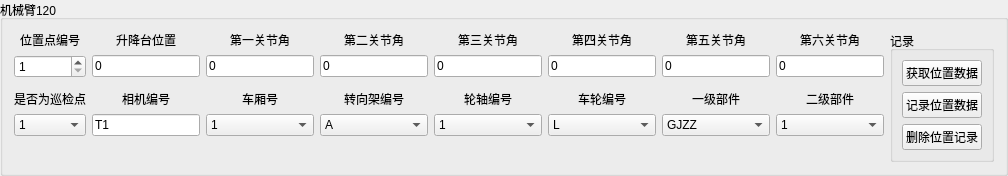
            <widget class="QGroupBox" name="groupBox_54">
             <property name="title">
              <string>机械臂120</string>
             </property>
             <layout class="QGridLayout" name="gridLayout_66">
              <item row="3" column="0">
               <widget class="QLabel" name="label_221">
                <property name="text">
                 <string>是否为巡检点</string>
                </property>
                <property name="alignment">
                 <set>Qt::AlignCenter</set>
                </property>
               </widget>
              </item>
              <item row="3" column="6">
               <widget class="QLabel" name="label_12">
                <property name="text">
                 <string>一级部件</string>
                </property>
                <property name="alignment">
                 <set>Qt::AlignCenter</set>
                </property>
               </widget>
              </item>
              <item row="0" column="7">
               <widget class="QLabel" name="label_216">
                <property name="text">
                 <string>第六关节角</string>
                </property>
                <property name="alignment">
                 <set>Qt::AlignCenter</set>
                </property>
               </widget>
              </item>
              <item row="1" column="7">
               <widget class="QLineEdit" name="Jaka_120_Point_6">
                <property name="text">
                 <string>0</string>
                </property>
               </widget>
              </item>
              <item row="0" column="6">
               <widget class="QLabel" name="label_218">
                <property name="text">
                 <string>第五关节角</string>
                </property>
                <property name="alignment">
                 <set>Qt::AlignCenter</set>
                </property>
               </widget>
              </item>
              <item row="1" column="6">
               <widget class="QLineEdit" name="Jaka_120_Point_5">
                <property name="text">
                 <string>0</string>
                </property>
               </widget>
              </item>
              <item row="0" column="4">
               <widget class="QLabel" name="label_214">
                <property name="text">
                 <string>第三关节角</string>
                </property>
                <property name="alignment">
                 <set>Qt::AlignCenter</set>
                </property>
               </widget>
              </item>
              <item row="1" column="2">
               <widget class="QLineEdit" name="Jaka_120_Point_1">
                <property name="text">
                 <string>0</string>
                </property>
               </widget>
              </item>
              <item row="1" column="1">
               <widget class="QLineEdit" name="Jaka_120_Lift">
                <property name="text">
                 <string>0</string>
                </property>
               </widget>
              </item>
              <item row="3" column="7">
               <widget class="QLabel" name="label_14">
                <property name="text">
                 <string>二级部件</string>
                </property>
                <property name="alignment">
                 <set>Qt::AlignCenter</set>
                </property>
               </widget>
              </item>
              <item row="3" column="5">
               <widget class="QLabel" name="label_11">
                <property name="text">
                 <string>车轮编号</string>
                </property>
                <property name="alignment">
                 <set>Qt::AlignCenter</set>
                </property>
               </widget>
              </item>
              <item row="0" column="2">
               <widget class="QLabel" name="label_220">
                <property name="text">
                 <string>第一关节角</string>
                </property>
                <property name="alignment">
                 <set>Qt::AlignCenter</set>
                </property>
               </widget>
              </item>
              <item row="1" column="3">
               <widget class="QLineEdit" name="Jaka_120_Point_2">
                <property name="text">
                 <string>0</string>
                </property>
               </widget>
              </item>
              <item row="0" column="3">
               <widget class="QLabel" name="label_219">
                <property name="text">
                 <string>第二关节角</string>
                </property>
                <property name="alignment">
                 <set>Qt::AlignCenter</set>
                </property>
               </widget>
              </item>
              <item row="0" column="8" rowspan="9">
               <widget class="QGroupBox" name="groupBox_59">
                <property name="title">
                 <string>记录</string>
                </property>
                <layout class="QGridLayout" name="gridLayout_71">
                 <item row="2" column="2">
                  <widget class="QPushButton" name="Delete_Point_120">
                   <property name="sizePolicy">
                    <sizepolicy hsizetype="Preferred" vsizetype="Fixed">
                     <horstretch>0</horstretch>
                     <verstretch>0</verstretch>
                    </sizepolicy>
                   </property>
                   <property name="text">
                    <string>删除位置记录</string>
                   </property>
                  </widget>
                 </item>
                 <item row="0" column="2">
                  <widget class="QPushButton" name="Current_Point_120">
                   <property name="sizePolicy">
                    <sizepolicy hsizetype="Preferred" vsizetype="Fixed">
                     <horstretch>0</horstretch>
                     <verstretch>0</verstretch>
                    </sizepolicy>
                   </property>
                   <property name="text">
                    <string>获取位置数据</string>
                   </property>
                  </widget>
                 </item>
                 <item row="1" column="2">
                  <widget class="QPushButton" name="Load_Point_120">
                   <property name="text">
                    <string>记录位置数据</string>
                   </property>
                  </widget>
                 </item>
                </layout>
               </widget>
              </item>
              <item row="3" column="4">
               <widget class="QLabel" name="label_222">
                <property name="text">
                 <string>轮轴编号</string>
                </property>
                <property name="alignment">
                 <set>Qt::AlignCenter</set>
                </property>
               </widget>
              </item>
              <item row="1" column="4">
               <widget class="QLineEdit" name="Jaka_120_Point_3">
                <property name="text">
                 <string>0</string>
                </property>
               </widget>
              </item>
              <item row="0" column="0">
               <widget class="QLabel" name="label_15">
                <property name="text">
                 <string>位置点编号</string>
                </property>
                <property name="alignment">
                 <set>Qt::AlignCenter</set>
                </property>
               </widget>
              </item>
              <item row="0" column="1">
               <widget class="QLabel" name="label_215">
                <property name="text">
                 <string>升降台位置</string>
                </property>
                <property name="alignment">
                 <set>Qt::AlignCenter</set>
                </property>
               </widget>
              </item>
              <item row="1" column="5">
               <widget class="QLineEdit" name="Jaka_120_Point_4">
                <property name="text">
                 <string>0</string>
                </property>
               </widget>
              </item>
              <item row="0" column="5">
               <widget class="QLabel" name="label_217">
                <property name="text">
                 <string>第四关节角</string>
                </property>
                <property name="alignment">
                 <set>Qt::AlignCenter</set>
                </property>
               </widget>
              </item>
              <item row="3" column="3">
               <widget class="QLabel" name="label_223">
                <property name="text">
                 <string>转向架编号</string>
                </property>
                <property name="alignment">
                 <set>Qt::AlignCenter</set>
                </property>
               </widget>
              </item>
              <item row="3" column="2">
               <widget class="QLabel" name="label_23">
                <property name="text">
                 <string>车厢号</string>
                </property>
                <property name="alignment">
                 <set>Qt::AlignCenter</set>
                </property>
               </widget>
              </item>
              <item row="1" column="0">
               <widget class="QSpinBox" name="Work_Point_Number_120">
                <property name="sizePolicy">
                 <sizepolicy hsizetype="Expanding" vsizetype="Fixed">
                  <horstretch>0</horstretch>
                  <verstretch>0</verstretch>
                 </sizepolicy>
                </property>
                <property name="minimum">
                 <number>1</number>
                </property>
                <property name="maximum">
                 <number>99999</number>
                </property>
               </widget>
              </item>
              <item row="3" column="1">
               <widget class="QLabel" name="label_90">
                <property name="text">
                 <string>相机编号</string>
                </property>
                <property name="alignment">
                 <set>Qt::AlignCenter</set>
                </property>
               </widget>
              </item>
              <item row="4" column="1">
               <widget class="QLineEdit" name="Camera_Number_120">
                <property name="text">
                 <string>T1</string>
                </property>
                <property name="readOnly">
                 <bool>true</bool>
                </property>
               </widget>
              </item>
              <item row="4" column="0">
               <widget class="QComboBox" name="Camera_120">
                <property name="sizePolicy">
                 <sizepolicy hsizetype="Expanding" vsizetype="Fixed">
                  <horstretch>0</horstretch>
                  <verstretch>0</verstretch>
                 </sizepolicy>
                </property>
                <item>
                 <property name="text">
                  <string>1</string>
                 </property>
                </item>
                <item>
                 <property name="text">
                  <string>0</string>
                 </property>
                </item>
               </widget>
              </item>
              <item row="4" column="2">
               <widget class="QComboBox" name="Car_Box_Number_120">
                <item>
                 <property name="text">
                  <string>1</string>
                 </property>
                </item>
                <item>
                 <property name="text">
                  <string>2</string>
                 </property>
                </item>
                <item>
                 <property name="text">
                  <string>3</string>
                 </property>
                </item>
                <item>
                 <property name="text">
                  <string>4</string>
                 </property>
                </item>
                <item>
                 <property name="text">
                  <string>5</string>
                 </property>
                </item>
                <item>
                 <property name="text">
                  <string>6</string>
                 </property>
                </item>
                <item>
                 <property name="text">
                  <string>7</string>
                 </property>
                </item>
                <item>
                 <property name="text">
                  <string>8</string>
                 </property>
                </item>
                <item>
                 <property name="text">
                  <string>9</string>
                 </property>
                </item>
                <item>
                 <property name="text">
                  <string>10</string>
                 </property>
                </item>
                <item>
                 <property name="text">
                  <string>11</string>
                 </property>
                </item>
                <item>
                 <property name="text">
                  <string>12</string>
                 </property>
                </item>
                <item>
                 <property name="text">
                  <string>13</string>
                 </property>
                </item>
                <item>
                 <property name="text">
                  <string>14</string>
                 </property>
                </item>
                <item>
                 <property name="text">
                  <string>15</string>
                 </property>
                </item>
                <item>
                 <property name="text">
                  <string>16</string>
                 </property>
                </item>
                <item>
                 <property name="text">
                  <string>0</string>
                 </property>
                </item>
               </widget>
              </item>
              <item row="4" column="3">
               <widget class="QComboBox" name="Bogie_Number_120">
                <item>
                 <property name="text">
                  <string>A</string>
                 </property>
                </item>
                <item>
                 <property name="text">
                  <string>B</string>
                 </property>
                </item>
                <item>
                 <property name="text">
                  <string>0</string>
                 </property>
                </item>
               </widget>
              </item>
              <item row="4" column="4">
               <widget class="QComboBox" name="Axis_Number_120">
                <item>
                 <property name="text">
                  <string>1</string>
                 </property>
                </item>
                <item>
                 <property name="text">
                  <string>2</string>
                 </property>
                </item>
                <item>
                 <property name="text">
                  <string>0</string>
                 </property>
                </item>
               </widget>
              </item>
              <item row="4" column="5">
               <widget class="QComboBox" name="Wheel_Number_120">
                <item>
                 <property name="text">
                  <string>L</string>
                 </property>
                </item>
                <item>
                 <property name="text">
                  <string>R</string>
                 </property>
                </item>
                <item>
                 <property name="text">
                  <string>0</string>
                 </property>
                </item>
               </widget>
              </item>
              <item row="4" column="6">
               <widget class="QComboBox" name="Primary_Component_120">
                <item>
                 <property name="text">
                  <string>GJZZ</string>
                 </property>
                </item>
                <item>
                 <property name="text">
                  <string>DCLD</string>
                 </property>
                </item>
                <item>
                 <property name="text">
                  <string>TCLD</string>
                 </property>
                </item>
                <item>
                 <property name="text">
                  <string>YXXG</string>
                 </property>
                </item>
                <item>
                 <property name="text">
                  <string>EXXG</string>
                 </property>
                </item>
                <item>
                 <property name="text">
                  <string>QYZZ</string>
                 </property>
                </item>
                <item>
                 <property name="text">
                  <string>ZDZZ</string>
                 </property>
                </item>
                <item>
                 <property name="text">
                  <string>DJZZ</string>
                 </property>
                </item>
                <item>
                 <property name="text">
                  <string>FZZZ</string>
                 </property>
                </item>
               </widget>
              </item>
              <item row="4" column="7">
               <widget class="QComboBox" name="Secondary_Component_120">
                <item>
                 <property name="text">
                  <string>1</string>
                 </property>
                </item>
                <item>
                 <property name="text">
                  <string>2</string>
                 </property>
                </item>
                <item>
                 <property name="text">
                  <string>3</string>
                 </property>
                </item>
                <item>
                 <property name="text">
                  <string>4</string>
                 </property>
                </item>
                <item>
                 <property name="text">
                  <string>5</string>
                 </property>
                </item>
                <item>
                 <property name="text">
                  <string>6</string>
                 </property>
                </item>
                <item>
                 <property name="text">
                  <string>7</string>
                 </property>
                </item>
                <item>
                 <property name="text">
                  <string>8</string>
                 </property>
                </item>
                <item>
                 <property name="text">
                  <string>9</string>
                 </property>
                </item>
                <item>
                 <property name="text">
                  <string>10</string>
                 </property>
                </item>
                <item>
                 <property name="text">
                  <string>11</string>
                 </property>
                </item>
                <item>
                 <property name="text">
                  <string>12</string>
                 </property>
                </item>
                <item>
                 <property name="text">
                  <string>13</string>
                 </property>
                </item>
                <item>
                 <property name="text">
                  <string>14</string>
                 </property>
                </item>
                <item>
                 <property name="text">
                  <string>15</string>
                 </property>
                </item>
                <item>
                 <property name="text">
                  <string>16</string>
                 </property>
                </item>
                <item>
                 <property name="text">
                  <string>17</string>
                 </property>
                </item>
                <item>
                 <property name="text">
                  <string>18</string>
                 </property>
                </item>
                <item>
                 <property name="text">
                  <string>19</string>
                 </property>
                </item>
                <item>
                 <property name="text">
                  <string>20</string>
                 </property>
                </item>
                <item>
                 <property name="text">
                  <string>0</string>
                 </property>
                </item>
               </widget>
              </item>
             </layout>
            </widget>
